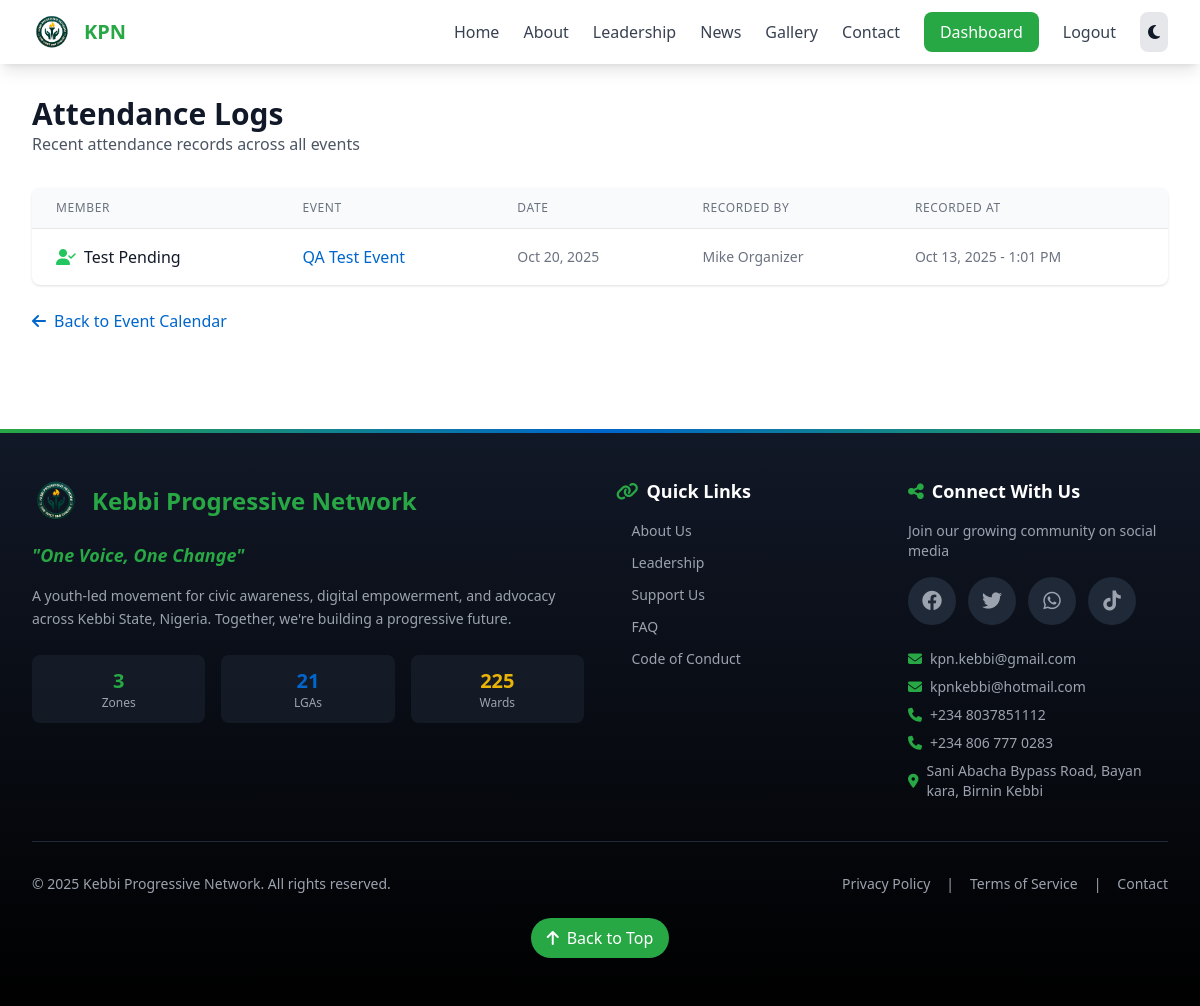
The app's page /events/attendance/logs/ (signed in) with its own data.
### events/models.py (models this page shows, shortened)
class EventAttendance(models.Model):
    event = models.ForeignKey(Event, on_delete=models.CASCADE, related_name='attendances')
    attendee = models.ForeignKey(settings.AUTH_USER_MODEL, on_delete=models.CASCADE, related_name='event_attendances')
    present = models.BooleanField(default=False)
    notes = models.TextField(blank=True)
    recorded_by = models.ForeignKey(settings.AUTH_USER_MODEL, on_delete=models.SET_NULL, null=True, related_name='recorded_attendances')
    recorded_at = models.DateTimeField(auto_now_add=True)
    class Meta:
        unique_together = ['event', 'attendee']
        ordering = ['event', 'attendee__last_name']

class Event(models.Model):
    title = models.CharField(max_length=300)
    description = models.TextField()
    location = models.CharField(max_length=300)
    start_date = models.DateTimeField()
    end_date = models.DateTimeField()
    created_by = models.ForeignKey(settings.AUTH_USER_MODEL, on_delete=models.CASCADE, related_name='created_events')
    created_at = models.DateTimeField(auto_now_add=True)
    updated_at = models.DateTimeField(auto_now=True)
    class Meta:
        ordering = ['-start_date']

### staff/models.py (models this page shows, shortened)
class User(AbstractUser):
    ROLE_CHOICES = [
        ('GENERAL', 'General Member'),
        ('STATE', 'State Executive'),
        ('ZONAL', 'Zonal Coordinator'),
        ('LGA', 'LGA Coordinator'),
        ('WARD', 'Ward Leader'),
    ]
    STATUS_CHOICES = [
        ('PENDING', 'Pending Approval'),
        ('APPROVED', 'Approved'),
        ('SUSPENDED', 'Suspended'),
        ('DISMISSED', 'Dismissed'),
    ]
    GENDER_CHOICES = [
        ('M', 'Male'),
        ('F', 'Female'),
    ]
    phone = models.CharField(max_length=20)
    bio = models.TextField(blank=True)
    photo = models.ImageField(upload_to='profile_photos/', blank=True, null=True)
    gender = models.CharField(max_length=1, choices=GENDER_CHOICES, blank=True)
    facebook_url = models.URLField(max_length=200, blank=True, help_text="Your Facebook profile URL")
    twitter_url = models.URLField(max_length=200, blank=True, help_text="Your Twitter/X profile URL")
    instagram_url = models.URLField(max_length=200, blank=True, help_text="Your Instagram profile URL")
    tiktok_url = models.URLField(max_length=200, blank=True, help_text="Your TikTok profile URL")
    role = models.CharField(max_length=10, choices=ROLE_CHOICES, default='GENERAL')
    status = models.CharField(max_length=10, choices=STATUS_CHOICES, default='PENDING')
    zone = models.ForeignKey(Zone, on_delete=models.SET_NULL, null=True, blank=True, related_name='members')
    lga = models.ForeignKey(LGA, on_delete=models.SET_NULL, null=True, blank=True, related_name='members')
    ward = models.ForeignKey(Ward, on_delete=models.SET_NULL, null=True, blank=True, related_name='members')
    role_definition = models.ForeignKey(RoleDefinition, on_delete=models.SET_NULL, null=True, blank=True, related_name='holders')
    facebook_verified = models.BooleanField(default=False)
    date_approved = models.DateTimeField(null=True, blank=True)
    approved_by = models.ForeignKey('self', on_delete=models.SET_NULL, null=True, blank=True, related_name='approved_members')
    created_at = models.DateTimeField(auto_now_add=True)
    updated_at = models.DateTimeField(auto_now=True)
    class Meta:
        ordering = ['-created_at']
        indexes = [
            models.Index(fields=['status', 'role'], name='user_status_role_idx'),
            models.Index(fields=['status', 'zone'], name='user_status_zone_idx'),
            models.Index(fields=['status', 'lga'], name='user_status_lga_idx'),
            models.Index(fields=['status', 'ward'], name='user_status_ward_idx'),
        ]
    def get_full_name(self):
        return f"{self.first_name} {self.last_name}".strip() or self.username

### events/views.py (the view)
# urls.py: path('attendance/logs/', views.view_attendance_logs, name='view_attendance_logs'),
@login_required
def view_attendance_logs(request):
    all_attendances = EventAttendance.objects.filter(present=True).select_related('event', 'attendee', 'recorded_by').order_by('-recorded_at')[:50]
    context = {
        'attendances': all_attendances,
    }
    return render(request, 'events/attendance_logs.html', context)

### staff/context_processors.py (called while the page is built)
def announcements(request):
    user_announcements = []
    if request.user.is_authenticated:
        user_announcements = Announcement.for_user(request.user)[:10]
    return {
        'user_announcements': user_announcements
    }

### staff/models.py (called while the page is built)
    @classmethod
    def for_user(cls, user):
        from django.utils import timezone
        from django.db.models import Q
        now = timezone.now()
        base_query = cls.objects.filter(is_active=True).filter(
            Q(expires_at__isnull=True) | Q(expires_at__gt=now)
        )
        query = Q(scope='GENERAL')
        if user.zone:
            query |= Q(scope='ZONAL', target_zone=user.zone)
        if user.lga:
            query |= Q(scope='LGA', target_lga=user.lga)
        if user.ward:
            query |= Q(scope='WARD', target_ward=user.ward)
        return base_query.filter(query).select_related('created_by', 'target_zone', 'target_lga', 'target_ward')

### events/templates/events/attendance_logs.html (shortened to what this page needs)
{% extends 'base.html' %}
{% block content %}
<div class="max-w-7xl mx-auto px-4 sm:px-6 lg:px-8 py-8">
    <div class="mb-8">
        <h1 class="text-3xl font-bold">Attendance Logs</h1>
        <p class="text-gray-600 dark:text-gray-400">Recent attendance records across all events</p>
    </div>
    {% if attendances %}
    <div class="bg-white dark:bg-gray-800 rounded-lg shadow overflow-hidden">
        <table class="min-w-full divide-y divide-gray-200 dark:divide-gray-700">
            <thead class="bg-gray-50 dark:bg-gray-900">
                <tr>
                    <th class="px-6 py-3 text-left text-xs font-medium text-gray-500 dark:text-gray-400 uppercase tracking-wider">Member</th>
                    <th class="px-6 py-3 text-left text-xs font-medium text-gray-500 dark:text-gray-400 uppercase tracking-wider">Event</th>
                    <th class="px-6 py-3 text-left text-xs font-medium text-gray-500 dark:text-gray-400 uppercase tracking-wider">Date</th>
                    <th class="px-6 py-3 text-left text-xs font-medium text-gray-500 dark:text-gray-400 uppercase tracking-wider">Recorded By</th>
                    <th class="px-6 py-3 text-left text-xs font-medium text-gray-500 dark:text-gray-400 uppercase tracking-wider">Recorded At</th>
                </tr>
            </thead>
            <tbody class="divide-y divide-gray-200 dark:divide-gray-700">
                {% for attendance in attendances %}
                <tr>
                    <td class="px-6 py-4 whitespace-nowrap">
                        <div class="flex items-center">
                            <i class="fas fa-user-check text-green-500 mr-2"></i>
                            <span>{{ attendance.attendee.get_full_name }}</span>
                        </div>
                    </td>
                    <td class="px-6 py-4">
                        <a href="{% url 'events:event_detail' attendance.event.pk %}" class="text-kpn-blue hover:underline">
                            {{ attendance.event.title }}
                        </a>
                    </td>
                    <td class="px-6 py-4 whitespace-nowrap text-sm text-gray-500 dark:text-gray-400">
                        {{ attendance.event.start_date|date:"M d, Y" }}
                    </td>
                    <td class="px-6 py-4 whitespace-nowrap text-sm text-gray-500 dark:text-gray-400">
                        {{ attendance.recorded_by.get_full_name|default:"N/A" }}
                    </td>
                    <td class="px-6 py-4 whitespace-nowrap text-sm text-gray-500 dark:text-gray-400">
                        {{ attendance.recorded_at|date:"M d, Y - g:i A" }}
                    </td>
                </tr>
                {% endfor %}
            </tbody>
        </table>
    </div>
    {% else %}
    <div class="bg-gray-50 dark:bg-gray-800 rounded-lg p-8 text-center">
        <i class="fas fa-clipboard-list text-4xl text-gray-400 mb-4"></i>
        <p class="text-gray-600 dark:text-gray-400">No attendance records found</p>
    </div>
    {% endif %}
    <div class="mt-6">
        <a href="{% url 'events:event_calendar' %}" class="text-kpn-blue hover:underline">
            <i class="fas fa-arrow-left mr-2"></i>Back to Event Calendar
        </a>
    </div>
</div>
{% endblock %}

### records on screen
EventAttendance: attendee.get_full_name "Test Pending", event "QA Test Event", event.start_date "Oct 20, 2025", recorded_by.get_full_name "Mike Organizer", recorded_at "Oct 13, 2025 - 1:01 PM"
